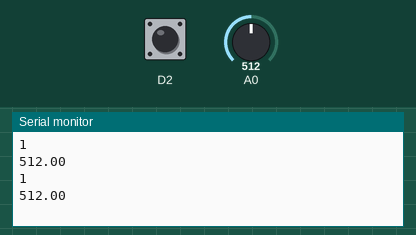
Simulated run of this sketch. Board: ESP8266 (NodeMCU). Shown: the last lines printed to the serial monitor. Inputs (shaded band) come from the test bench; at power-on: A0 = 512, D2 HIGH.

Above: at 1.8 s.
1.9 s: A0 set to 716
At 2.8 s:
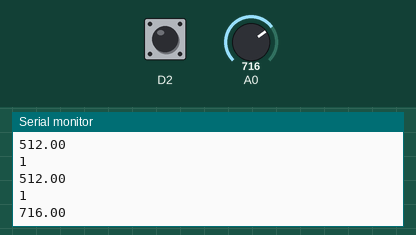
3.4 s: D2 pulled LOW for 1.2 s
6.1 s: A0 set to 900
At 6.1 s:
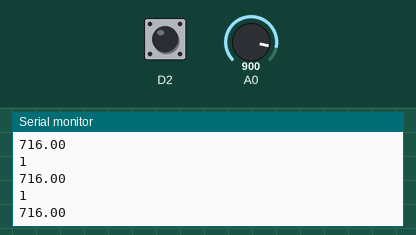
Timing chart, 0 to 9.1 s (numbered marks = the images above; inputs shaded):
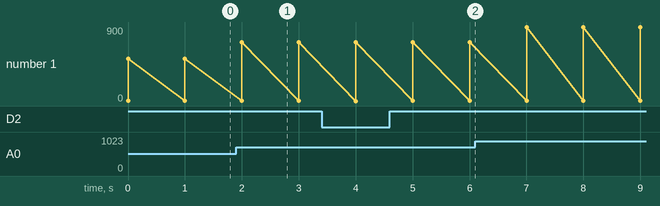

The sketch:

Hall_Maganet.ino
```cpp
/*
 * @Date  : 27/Sep/2019
 * @Author : Vivek Yadav
 * @Puspose : Digital/Analog HALL Magnatic Sensor
 *
 * @Working Status : Working
 * @issue :
 *
 */

const float GAUSS_PER_STEP = 2.57;  // Sensor outputs approx 1.9mV / Gauss.
void setup() {
  Serial.begin(9600);
  pinMode(D2,INPUT_PULLUP);
  pinMode(D1,INPUT);
}

void loop() {

  Serial.println( digitalRead(D2) );
  float val = analogRead(D1);
  Serial.println( val );
  delay(1000);
}
```

Measured:
- after the input at 1.9 s, the serial monitor: prints a new line after 0.10 s (image 1)
- plotted number 1: 512 → 716 after the input at 1.9 s, 716 → 900 after the input at 6.1 s
